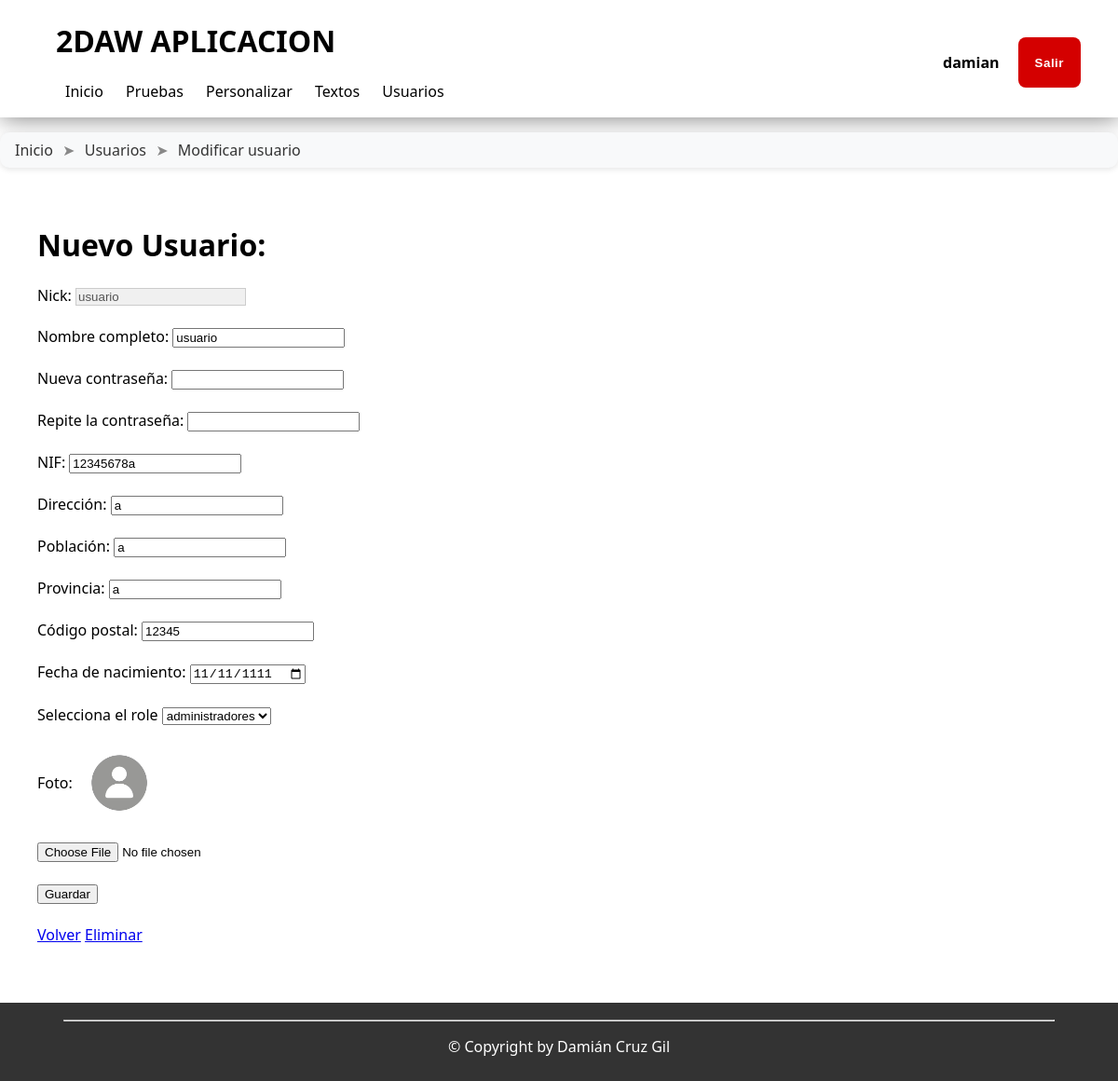
The app's page /aplicacion/usuarios/modificarUsuario.php?codUsu=3 (signed in) with its own data.
### tables this page shows
CREATE TABLE IF NOT EXISTS `usuarios` (
  `cod_usuario` int(11) NOT NULL AUTO_INCREMENT,
  `nick` varchar(50) NOT NULL,
  `nombre` varchar(50) NOT NULL,
  `nif` varchar(10) NOT NULL,
  `direccion` varchar(50) NOT NULL,
  `poblacion` varchar(30) NOT NULL,
  `provincia` varchar(30) NOT NULL,
  `CP` varchar(5) NOT NULL DEFAULT '00000',
  `fecha_nacimiento` date NOT NULL,
  `borrado` tinyint(1) NOT NULL DEFAULT 0,
  `foto` varchar(50) NOT NULL,
  PRIMARY KEY (`cod_usuario`),
  UNIQUE KEY `nick` (`nick`)
);

### aplicacion/usuarios/modificarUsuario.php (the view, shortened to what this page needs)
<?php
include_once(dirname(__FILE__) . "/../../cabecera.php");
$codUsu = $_GET['codUsu'];
$sentenciaDatosUsu = "SELECT * FROM usuarios WHERE cod_usuario = '$codUsu'";
$usuario = $conexion->query($sentenciaDatosUsu)->fetch_assoc();
$valores = [
    'nick' => '',
    'nombre' => '',
    'contrasenia' => '',
    'contrasenia2' => '',
    'nif' => '',
    'direccion' => '',
    'poblacion' => '',
    'provincia' => '',
    'cp' => '',
    'fecha_nacimiento' => '',
    'role' => '',
    'foto' => ''
];
$errores = [];
cuerpo($usuario, $valores, $errores, $roles);
function cuerpo($usuario, $valores, $errores, $roles)
{
?>
    <h1>Nuevo Usuario:</h1>
    <form action="modificarUsuario.php?codUsu=<?= $usuario['cod_usuario'] ?>" method="post" enctype="multipart/form-data">
        <label>Nick:</label>
        <input type="text" name="nick" value="<?= $usuario['nick'] ?>" readonly><br><br>
        <label>Nombre completo:</label>
        <input type="text" name="nombre" value="<?= empty($valores['nombre']) ? $usuario['nombre'] : $valores['nombre'] ?>">
        <span class="error"><?= $errores['nombre'] ?? '' ?></span><br><br>
        <label>Nueva contraseña:</label>
        <input type="password" name="contrasenia">
        <span class="error"><?= $errores['contrasenia'] ?? '' ?></span><br><br>
        <label>Repite la contraseña:</label>
        <input type="password" name="contrasenia2">
        <span class="error"><?= $errores['contrasenia2'] ?? '' ?></span><br><br>
        <label>NIF:</label>
        <input type="text" name="nif" value="<?= empty($valores['nif']) ? $usuario['nif'] : $valores['nif'] ?>">
        <span class="error"><?= $errores['nif'] ?? '' ?></span><br><br>
        <label>Dirección:</label>
        <input type="text" name="direccion" value="<?= empty($valores['direccion']) ? $usuario['direccion'] : $valores['direccion'] ?>">
        <span class="error"><?= $errores['direccion'] ?? '' ?></span><br><br>
        <label>Población:</label>
        <input type="text" name="poblacion" value="<?= empty($valores['poblacion']) ? $usuario['poblacion'] : $valores['poblacion'] ?>">
        <span class="error"><?= $errores['poblacion'] ?? '' ?></span><br><br>
        <label>Provincia:</label>
        <input type="text" name="provincia" value="<?= empty($valores['provincia']) ? $usuario['provincia'] : $valores['provincia'] ?>">
        <span class="error"><?= $errores['provincia'] ?? '' ?></span><br><br>
        <label>Código postal:</label>
        <input type="text" name="cp" value="<?= empty($valores['cp']) ? $usuario['CP'] : $valores['cp'] ?>">
        <span class="error"><?= $errores['cp'] ?? '' ?></span><br><br>
        <label>Fecha de nacimiento:</label>
        <input type="date" name="fecha_nacimiento" value="<?= empty($valores['fecha_nacimiento']) ? $usuario['fecha_nacimiento'] : $valores['fecha_nacimiento'] ?>">
        <span class="error"><?= $errores['fecha_nacimiento'] ?? '' ?></span><br><br>
        <label for="role">Selecciona el role</label>
        <select name="role" id="role">
            <?php
            foreach ($roles as $key => $value) {
                echo "<option value='$key'>$value</option>";
            }
            ?>
        </select><br><br>
        <div style="display:flex; align-items:center; gap: 10px;">
            <label>Foto:</label>
            <img class="imgUsu" src="/images/fotos/<?= $usuario['foto'] ?>"><br><br>
        </div><br>
        <input type="file" accept="image/jpeg, image/png" name=" foto">
        <span class="error"><?= $errores['foto'] ?? '' ?></span><br><br>
        <button type="submit">Guardar</button>
    </form>
    <br>
    <a href="/aplicacion/usuarios/index.php">Volver</a>
    <a href="borrarUsuario.php?codUsu=<?= $usuario['cod_usuario'] ?>"><?= $usuario['borrado'] ? 'Restaurar' : 'Eliminar' ?></a>
<?php
}

### styles/base7.css (style rules this page uses)
html, body { height: 100%; margin: 0; }
body { background: lightgray; font-family: "Segoe UI", Tahoma, Geneva, Verdana, sans-serif; font-size: 16px; color: #333; display: flex; flex-direction: column; }
.imgUsu { width: 10vh; height: 10vh; border-radius: 100%; }
input[readonly] { background-color: #f0f0f0; color: #555; border: 1px solid #ccc; cursor: not-allowed; }
img { border-radius: 100%; }

### records on screen
usuarios: nick "usuario", nombre "usuario", nif "12345678a", direccion "a", poblacion "a", provincia "a", cp "12345", fecha_nacimiento "11/11/1111", foto (picture)

### other values on screen
$cabecera "2DAW APLICACION"
$acceso->getNombre() "damian"
$elemento["TEXTO"] "Inicio"
$elemento["TEXTO"] "Usuarios"
$elemento["TEXTO"] "Modificar usuario"
form field role "administradores"
